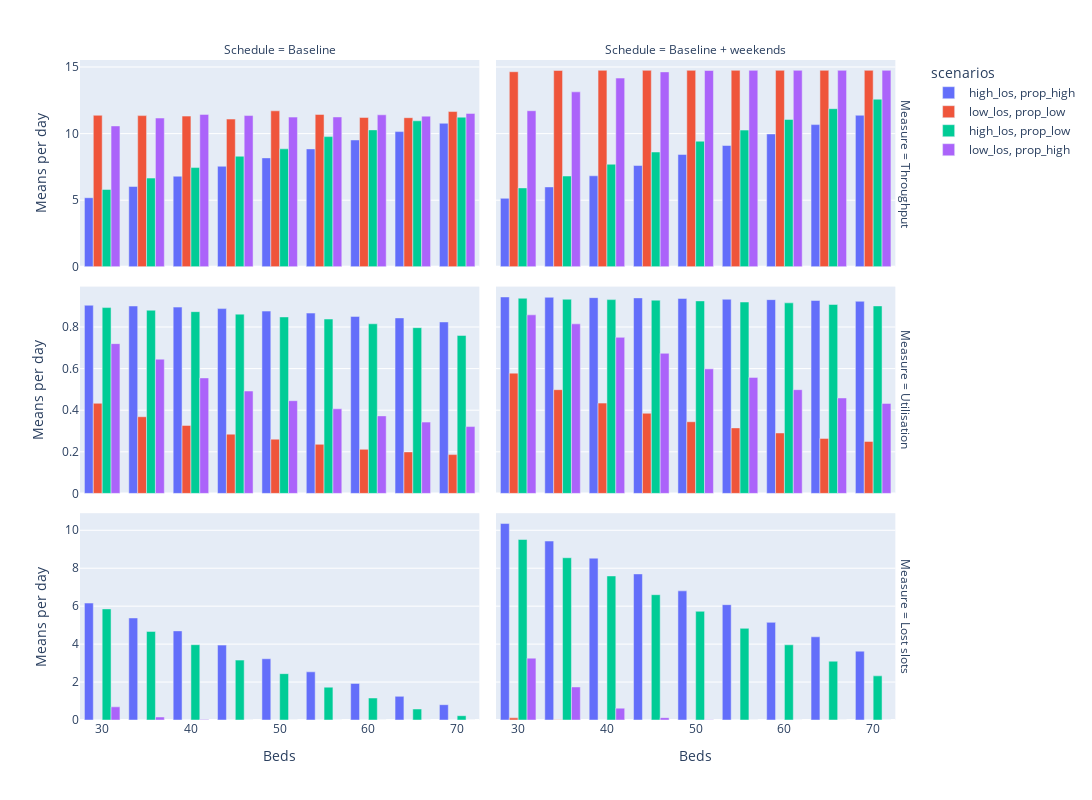

Here is the notebook cell this chart was saved with:
### Markdown cell above
### 7.5 Plot

### Code cell
fig = px.bar(means_output, x=means_output.Beds, 
             y=means_output['Means per day'], color=means_output.scenarios, 
             facet_row=means_output['Measure '], facet_col=means_output['Schedule '], 
             barmode='group', width=1200, height=800)
fig.layout.yaxis.matches = 'y'
fig.layout.yaxis2.matches = 'y'

fig.layout.yaxis3.matches = 'y3'
fig.layout.yaxis4.matches = 'y3'

fig.layout.yaxis5.matches = 'y5'
fig.layout.yaxis6.matches = 'y5'

fig.show()

fig.write_image('output/scenarios_paper_fig.png')

### Figure 1 — Plotly figure (JSON) as saved in the notebook; plotly's stock layout.template omitted (floating-point values rounded to 4 significant figures)
{"data": [{"alignmentgroup": "True", "hovertemplate": "scenarios=high_los, prop_high<br>Measure = Throughput<br>Schedule = Baseline<br>Beds=%{x}<br>Means per day=%{y}<extra></extra>", "legendgroup": "high_los, prop_high", "marker": {"color": "#636efa", "pattern": {"shape": ""}}, "name": "high_los, prop_high", "offsetgroup": "high_los, prop_high", "orientation": "v", "showlegend": true, "textposition": "auto", "type": "bar", "x": [30, 40, 50, 60, 70, 35, 45, 55, 65], "xaxis": "x5", "y": [5.188, 6.8, 8.178, 9.522, 10.78, 6.031, 7.549, 8.852, 10.15], "yaxis": "y5"}, {"alignmentgroup": "True", "hovertemplate": "scenarios=high_los, prop_high<br>Measure = Throughput<br>Schedule = Baseline + weekends<br>Beds=%{x}<br>Means per day=%{y}<extra></extra>", "legendgroup": "high_los, prop_high", "marker": {"color": "#636efa", "pattern": {"shape": ""}}, "name": "high_los, prop_high", "offsetgroup": "high_los, prop_high", "orientation": "v", "showlegend": false, "textposition": "auto", "type": "bar", "x": [30, 40, 50, 60, 70, 35, 45, 55, 65], "xaxis": "x6", "y": [5.142, 6.833, 8.435, 9.975, 11.38, 5.999, 7.604, 9.108, 10.68], "yaxis": "y6"}, {"alignmentgroup": "True", "hovertemplate": "scenarios=high_los, prop_high<br>Measure = Utilisation<br>Schedule = Baseline<br>Beds=%{x}<br>Means per day=%{y}<extra></extra>", "legendgroup": "high_los, prop_high", "marker": {"color": "#636efa", "pattern": {"shape": ""}}, "name": "high_los, prop_high", "offsetgroup": "high_los, prop_high", "orientation": "v", "showlegend": false, "textposition": "auto", "type": "bar", "x": [30, 40, 50, 60, 70, 35, 45, 55, 65], "xaxis": "x3", "y": [0.9047, 0.8957, 0.8765, 0.851, 0.8243, 0.9011, 0.8884, 0.8669, 0.8438], "yaxis": "y3"}, {"alignmentgroup": "True", "hovertemplate": "scenarios=high_los, prop_high<br>Measure = Utilisation<br>Schedule = Baseline + weekends<br>Beds=%{x}<br>Means per day=%{y}<extra></extra>", "legendgroup": "high_los, prop_high", "marker": {"color": "#636efa", "pattern": {"shape": ""}}, "name": "high_los, prop_high", "offsetgroup": "high_los, prop_high", "orientation": "v", "showlegend": false, "textposition": "auto", "type": "bar", "x": [30, 40, 50, 60, 70, 35, 45, 55, 65], "xaxis": "x4", "y": [0.9446, 0.9412, 0.9374, 0.9316, 0.9236, 0.9428, 0.9401, 0.9334, 0.9274], "yaxis": "y4"}, {"alignmentgroup": "True", "hovertemplate": "scenarios=high_los, prop_high<br>Measure = Lost slots<br>Schedule = Baseline<br>Beds=%{x}<br>Means per day=%{y}<extra></extra>", "legendgroup": "high_los, prop_high", "marker": {"color": "#636efa", "pattern": {"shape": ""}}, "name": "high_los, prop_high", "offsetgroup": "high_los, prop_high", "orientation": "v", "showlegend": false, "textposition": "auto", "type": "bar", "x": [30, 40, 50, 60, 70, 35, 45, 55, 65], "xaxis": "x", "y": [6.163, 4.697, 3.228, 1.929, 0.8073, 5.378, 3.947, 2.539, 1.246], "yaxis": "y"}, {"alignmentgroup": "True", "hovertemplate": "scenarios=high_los, prop_high<br>Measure = Lost slots<br>Schedule = Baseline + weekends<br>Beds=%{x}<br>Means per day=%{y}<extra></extra>", "legendgroup": "high_los, prop_high", "marker": {"color": "#636efa", "pattern": {"shape": ""}}, "name": "high_los, prop_high", "offsetgroup": "high_los, prop_high", "orientation": "v", "showlegend": false, "textposition": "auto", "type": "bar", "x": [30, 40, 50, 60, 70, 35, 45, 55, 65], "xaxis": "x2", "y": [10.36, 8.531, 6.806, 5.146, 3.628, 9.433, 7.7, 6.08, 4.386], "yaxis": "y2"}, {"alignmentgroup": "True", "hovertemplate": "scenarios=low_los, prop_low<br>Measure = Throughput<br>Schedule = Baseline<br>Beds=%{x}<br>Means per day=%{y}<extra></extra>", "legendgroup": "low_los, prop_low", "marker": {"color": "#EF553B", "pattern": {"shape": ""}}, "name": "low_los, prop_low", "offsetgroup": "low_los, prop_low", "orientation": "v", "showlegend": true, "textposition": "auto", "type": "bar", "x": [35, 45, 55, 65, 30, 40, 50, 60, 70], "xaxis": "x5", "y": [11.35, 11.09, 11.44, 11.2, 11.38, 11.31, 11.71, 11.21, 11.66], "yaxis": "y5"}, {"alignmentgroup": "True", "hovertemplate": "scenarios=low_los, prop_low<br>Measure = Throughput<br>Schedule = Baseline + weekends<br>Beds=%{x}<br>Means per day=%{y}<extra></extra>", "legendgroup": "low_los, prop_low", "marker": {"color": "#EF553B", "pattern": {"shape": ""}}, "name": "low_los, prop_low", "offsetgroup": "low_los, prop_low", "orientation": "v", "showlegend": false, "textposition": "auto", "type": "bar", "x": [35, 45, 55, 65, 30, 40, 50, 60, 70], "xaxis": "x6", "y": [14.74, 14.75, 14.75, 14.75, 14.65, 14.75, 14.75, 14.75, 14.75], "yaxis": "y6"}, {"alignmentgroup": "True", "hovertemplate": "scenarios=low_los, prop_low<br>Measure = Utilisation<br>Schedule = Baseline<br>Beds=%{x}<br>Means per day=%{y}<extra></extra>", "legendgroup": "low_los, prop_low", "marker": {"color": "#EF553B", "pattern": {"shape": ""}}, "name": "low_los, prop_low", "offsetgroup": "low_los, prop_low", "orientation": "v", "showlegend": false, "textposition": "auto", "type": "bar", "x": [35, 45, 55, 65, 30, 40, 50, 60, 70], "xaxis": "x3", "y": [0.3686, 0.2848, 0.2359, 0.1995, 0.4332, 0.3268, 0.2607, 0.2121, 0.1866], "yaxis": "y3"}, {"alignmentgroup": "True", "hovertemplate": "scenarios=low_los, prop_low<br>Measure = Utilisation<br>Schedule = Baseline + weekends<br>Beds=%{x}<br>Means per day=%{y}<extra></extra>", "legendgroup": "low_los, prop_low", "marker": {"color": "#EF553B", "pattern": {"shape": ""}}, "name": "low_los, prop_low", "offsetgroup": "low_los, prop_low", "orientation": "v", "showlegend": false, "textposition": "auto", "type": "bar", "x": [35, 45, 55, 65, 30, 40, 50, 60, 70], "xaxis": "x4", "y": [0.4987, 0.3852, 0.315, 0.2645, 0.5782, 0.4341, 0.3445, 0.2905, 0.25], "yaxis": "y4"}, {"alignmentgroup": "True", "hovertemplate": "scenarios=low_los, prop_low<br>Measure = Lost slots<br>Schedule = Baseline<br>Beds=%{x}<br>Means per day=%{y}<extra></extra>", "legendgroup": "low_los, prop_low", "marker": {"color": "#EF553B", "pattern": {"shape": ""}}, "name": "low_los, prop_low", "offsetgroup": "low_los, prop_low", "orientation": "v", "showlegend": false, "textposition": "auto", "type": "bar", "x": [35, 45, 55, 65, 30, 40, 50, 60, 70], "xaxis": "x", "y": [0, 0, 0, 0, 0.003492, 0, 0, 0, 0], "yaxis": "y"}, {"alignmentgroup": "True", "hovertemplate": "scenarios=low_los, prop_low<br>Measure = Lost slots<br>Schedule = Baseline + weekends<br>Beds=%{x}<br>Means per day=%{y}<extra></extra>", "legendgroup": "low_los, prop_low", "marker": {"color": "#EF553B", "pattern": {"shape": ""}}, "name": "low_los, prop_low", "offsetgroup": "low_los, prop_low", "orientation": "v", "showlegend": false, "textposition": "auto", "type": "bar", "x": [35, 45, 55, 65, 30, 40, 50, 60, 70], "xaxis": "x2", "y": [0.009524, 0, 0, 0, 0.1121, 0, 0, 0, 0], "yaxis": "y2"}, {"alignmentgroup": "True", "hovertemplate": "scenarios=high_los, prop_low<br>Measure = Throughput<br>Schedule = Baseline<br>Beds=%{x}<br>Means per day=%{y}<extra></extra>", "legendgroup": "high_los, prop_low", "marker": {"color": "#00cc96", "pattern": {"shape": ""}}, "name": "high_los, prop_low", "offsetgroup": "high_los, prop_low", "orientation": "v", "showlegend": true, "textposition": "auto", "type": "bar", "x": [30, 40, 50, 60, 70, 35, 45, 55, 65], "xaxis": "x5", "y": [5.807, 7.451, 8.857, 10.28, 11.23, 6.662, 8.302, 9.775, 10.96], "yaxis": "y5"}, {"alignmentgroup": "True", "hovertemplate": "scenarios=high_los, prop_low<br>Measure = Throughput<br>Schedule = Baseline + weekends<br>Beds=%{x}<br>Means per day=%{y}<extra></extra>", "legendgroup": "high_los, prop_low", "marker": {"color": "#00cc96", "pattern": {"shape": ""}}, "name": "high_los, prop_low", "offsetgroup": "high_los, prop_low", "orientation": "v", "showlegend": false, "textposition": "auto", "type": "bar", "x": [30, 40, 50, 60, 70, 35, 45, 55, 65], "xaxis": "x6", "y": [5.924, 7.702, 9.43, 11.07, 12.59, 6.815, 8.619, 10.26, 11.87], "yaxis": "y6"}, {"alignmentgroup": "True", "hovertemplate": "scenarios=high_los, prop_low<br>Measure = Utilisation<br>Schedule = Baseline<br>Beds=%{x}<br>Means per day=%{y}<extra></extra>", "legendgroup": "high_los, prop_low", "marker": {"color": "#00cc96", "pattern": {"shape": ""}}, "name": "high_los, prop_low", "offsetgroup": "high_los, prop_low", "orientation": "v", "showlegend": false, "textposition": "auto", "type": "bar", "x": [30, 40, 50, 60, 70, 35, 45, 55, 65], "xaxis": "x3", "y": [0.8934, 0.8738, 0.8485, 0.8155, 0.7594, 0.8808, 0.8619, 0.8383, 0.7969], "yaxis": "y3"}, {"alignmentgroup": "True", "hovertemplate": "scenarios=high_los, prop_low<br>Measure = Utilisation<br>Schedule = Baseline + weekends<br>Beds=%{x}<br>Means per day=%{y}<extra></extra>", "legendgroup": "high_los, prop_low", "marker": {"color": "#00cc96", "pattern": {"shape": ""}}, "name": "high_los, prop_low", "offsetgroup": "high_los, prop_low", "orientation": "v", "showlegend": false, "textposition": "auto", "type": "bar", "x": [30, 40, 50, 60, 70, 35, 45, 55, 65], "xaxis": "x4", "y": [0.9382, 0.9318, 0.9256, 0.9162, 0.9014, 0.9336, 0.9292, 0.9203, 0.9083], "yaxis": "y4"}, {"alignmentgroup": "True", "hovertemplate": "scenarios=high_los, prop_low<br>Measure = Lost slots<br>Schedule = Baseline<br>Beds=%{x}<br>Means per day=%{y}<extra></extra>", "legendgroup": "high_los, prop_low", "marker": {"color": "#00cc96", "pattern": {"shape": ""}}, "name": "high_los, prop_low", "offsetgroup": "high_los, prop_low", "orientation": "v", "showlegend": false, "textposition": "auto", "type": "bar", "x": [30, 40, 50, 60, 70, 35, 45, 55, 65], "xaxis": "x", "y": [5.857, 3.969, 2.442, 1.159, 0.226, 4.669, 3.157, 1.731, 0.58], "yaxis": "y"}, {"alignmentgroup": "True", "hovertemplate": "scenarios=high_los, prop_low<br>Measure = Lost slots<br>Schedule = Baseline + weekends<br>Beds=%{x}<br>Means per day=%{y}<extra></extra>", "legendgroup": "high_los, prop_low", "marker": {"color": "#00cc96", "pattern": {"shape": ""}}, "name": "high_los, prop_low", "offsetgroup": "high_los, prop_low", "orientation": "v", "showlegend": false, "textposition": "auto", "type": "bar", "x": [30, 40, 50, 60, 70, 35, 45, 55, 65], "xaxis": "x2", "y": [9.514, 7.593, 5.729, 3.965, 2.327, 8.553, 6.605, 4.831, 3.099], "yaxis": "y2"}, {"alignmentgroup": "True", "hovertemplate": "scenarios=low_los, prop_high<br>Measure = Throughput<br>Schedule = Baseline<br>Beds=%{x}<br>Means per day=%{y}<extra></extra>", "legendgroup": "low_los, prop_high", "marker": {"color": "#ab63fa", "pattern": {"shape": ""}}, "name": "low_los, prop_high", "offsetgroup": "low_los, prop_high", "orientation": "v", "showlegend": true, "textposition": "auto", "type": "bar", "x": [35, 45, 55, 65, 30, 40, 50, 60, 70], "xaxis": "x5", "y": [11.17, 11.36, 11.25, 11.31, 10.58, 11.44, 11.24, 11.41, 11.52], "yaxis": "y5"}, {"alignmentgroup": "True", "hovertemplate": "scenarios=low_los, prop_high<br>Measure = Throughput<br>Schedule = Baseline + weekends<br>Beds=%{x}<br>Means per day=%{y}<extra></extra>", "legendgroup": "low_los, prop_high", "marker": {"color": "#ab63fa", "pattern": {"shape": ""}}, "name": "low_los, prop_high", "offsetgroup": "low_los, prop_high", "orientation": "v", "showlegend": false, "textposition": "auto", "type": "bar", "x": [35, 45, 55, 65, 30, 40, 50, 60, 70], "xaxis": "x6", "y": [13.13, 14.63, 14.75, 14.75, 11.72, 14.17, 14.74, 14.75, 14.75], "yaxis": "y6"}, {"alignmentgroup": "True", "hovertemplate": "scenarios=low_los, prop_high<br>Measure = Utilisation<br>Schedule = Baseline<br>Beds=%{x}<br>Means per day=%{y}<extra></extra>", "legendgroup": "low_los, prop_high", "marker": {"color": "#ab63fa", "pattern": {"shape": ""}}, "name": "low_los, prop_high", "offsetgroup": "low_los, prop_high", "orientation": "v", "showlegend": false, "textposition": "auto", "type": "bar", "x": [35, 45, 55, 65, 30, 40, 50, 60, 70], "xaxis": "x3", "y": [0.6455, 0.4922, 0.4068, 0.3428, 0.72, 0.5552, 0.4457, 0.3727, 0.3213], "yaxis": "y3"}, {"alignmentgroup": "True", "hovertemplate": "scenarios=low_los, prop_high<br>Measure = Utilisation<br>Schedule = Baseline + weekends<br>Beds=%{x}<br>Means per day=%{y}<extra></extra>", "legendgroup": "low_los, prop_high", "marker": {"color": "#ab63fa", "pattern": {"shape": ""}}, "name": "low_los, prop_high", "offsetgroup": "low_los, prop_high", "orientation": "v", "showlegend": false, "textposition": "auto", "type": "bar", "x": [35, 45, 55, 65, 30, 40, 50, 60, 70], "xaxis": "x4", "y": [0.8152, 0.6736, 0.5578, 0.4588, 0.8585, 0.7503, 0.5987, 0.4987, 0.4328], "yaxis": "y4"}, {"alignmentgroup": "True", "hovertemplate": "scenarios=low_los, prop_high<br>Measure = Lost slots<br>Schedule = Baseline<br>Beds=%{x}<br>Means per day=%{y}<extra></extra>", "legendgroup": "low_los, prop_high", "marker": {"color": "#ab63fa", "pattern": {"shape": ""}}, "name": "low_los, prop_high", "offsetgroup": "low_los, prop_high", "orientation": "v", "showlegend": false, "textposition": "auto", "type": "bar", "x": [35, 45, 55, 65, 30, 40, 50, 60, 70], "xaxis": "x", "y": [0.1579, 0.0003175, 0, 0, 0.6944, 0.02012, 0, 0, 0], "yaxis": "y"}, {"alignmentgroup": "True", "hovertemplate": "scenarios=low_los, prop_high<br>Measure = Lost slots<br>Schedule = Baseline + weekends<br>Beds=%{x}<br>Means per day=%{y}<extra></extra>", "legendgroup": "low_los, prop_high", "marker": {"color": "#ab63fa", "pattern": {"shape": ""}}, "name": "low_los, prop_high", "offsetgroup": "low_los, prop_high", "orientation": "v", "showlegend": false, "textposition": "auto", "type": "bar", "x": [35, 45, 55, 65, 30, 40, 50, 60, 70], "xaxis": "x2", "y": [1.741, 0.125, 0.00254, 0, 3.261, 0.6248, 0.01266, 0.0003175, 0], "yaxis": "y2"}], "layout": {"annotations": [{"font": {}, "showarrow": false, "text": "Schedule = Baseline", "x": 0.24, "xanchor": "center", "xref": "paper", "y": 1.0, "yanchor": "bottom", "yref": "paper"}, {"font": {}, "showarrow": false, "text": "Schedule = Baseline + weekends", "x": 0.74, "xanchor": "center", "xref": "paper", "y": 1.0, "yanchor": "bottom", "yref": "paper"}, {"font": {}, "showarrow": false, "text": "Measure = Lost slots", "textangle": 90, "x": 0.98, "xanchor": "left", "xref": "paper", "y": 0.1567, "yanchor": "middle", "yref": "paper"}, {"font": {}, "showarrow": false, "text": "Measure = Utilisation", "textangle": 90, "x": 0.98, "xanchor": "left", "xref": "paper", "y": 0.5, "yanchor": "middle", "yref": "paper"}, {"font": {}, "showarrow": false, "text": "Measure = Throughput", "textangle": 90, "x": 0.98, "xanchor": "left", "xref": "paper", "y": 0.8433, "yanchor": "middle", "yref": "paper"}], "barmode": "group", "height": 800, "legend": {"title": {"text": "scenarios"}, "tracegroupgap": 0}, "margin": {"t": 60}, "width": 1200, "xaxis": {"anchor": "y", "autorange": true, "domain": [0, 0.48], "range": [27.5, 72.5], "title": {"text": "Beds"}, "type": "linear"}, "xaxis2": {"anchor": "y2", "autorange": true, "domain": [0.5, 0.98], "matches": "x", "range": [27.5, 72.5], "title": {"text": "Beds"}, "type": "linear"}, "xaxis3": {"anchor": "y3", "autorange": true, "domain": [0, 0.48], "matches": "x", "range": [27.5, 72.5], "showticklabels": false, "type": "linear"}, "xaxis4": {"anchor": "y4", "autorange": true, "domain": [0.5, 0.98], "matches": "x", "range": [27.5, 72.5], "showticklabels": false, "type": "linear"}, "xaxis5": {"anchor": "y5", "autorange": true, "domain": [0, 0.48], "matches": "x", "range": [27.5, 72.5], "showticklabels": false, "type": "linear"}, "xaxis6": {"anchor": "y6", "autorange": true, "domain": [0.5, 0.98], "matches": "x", "range": [27.5, 72.5], "showticklabels": false, "type": "linear"}, "yaxis": {"anchor": "x", "autorange": true, "domain": [0, 0.3133], "matches": "y", "range": [0, 10.9], "title": {"text": "Means per day"}, "type": "linear"}, "yaxis2": {"anchor": "x2", "autorange": true, "domain": [0, 0.3133], "matches": "y", "range": [0, 10.9], "showticklabels": false, "type": "linear"}, "yaxis3": {"anchor": "x3", "autorange": true, "domain": [0.3433, 0.6567], "matches": "y3", "range": [0, 0.9943], "title": {"text": "Means per day"}, "type": "linear"}, "yaxis4": {"anchor": "x4", "autorange": true, "domain": [0.3433, 0.6567], "matches": "y3", "range": [0, 0.9943], "showticklabels": false, "type": "linear"}, "yaxis5": {"anchor": "x5", "autorange": true, "domain": [0.6867, 1.0], "matches": "y5", "range": [0, 15.53], "title": {"text": "Means per day"}, "type": "linear"}, "yaxis6": {"anchor": "x6", "autorange": true, "domain": [0.6867, 1.0], "matches": "y5", "range": [0, 15.53], "showticklabels": false, "type": "linear"}}}
